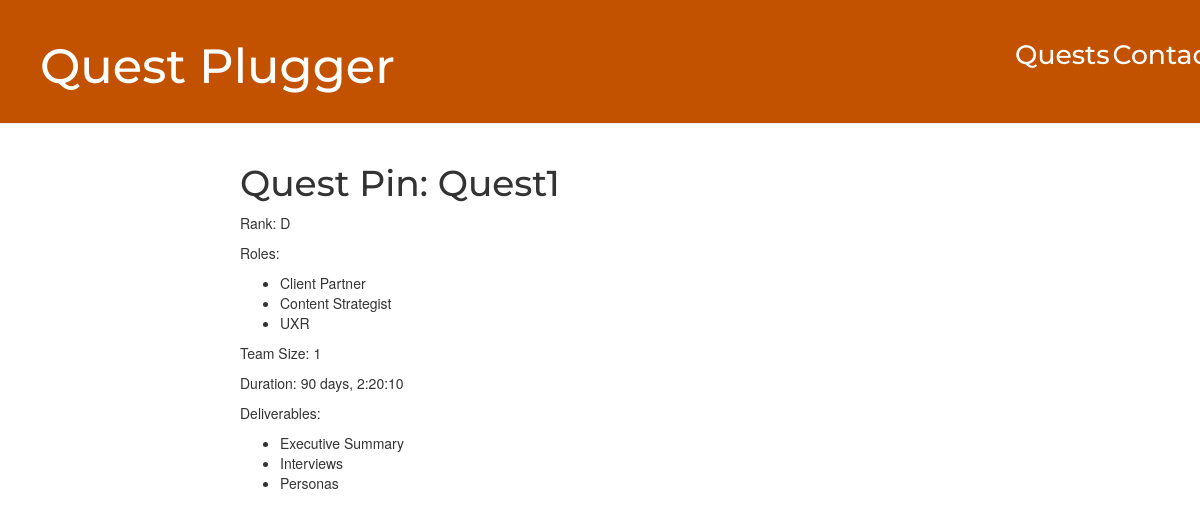
/quests/quest/2/, run on the app's committed database.
### quests/models.py (models this page shows)
class QuestPin(models.Model):
    name = models.CharField(max_length=75)
    rank = models.CharField(
        max_length=1,
        choices=RANK_CHOICES,
        default=F_RANK,
    )
    roles = PatchedMultiSelectField(
        choices=ROLE_CHOICES,
    )
    team_size = models.CharField(
        max_length=12,
        choices=TEAM_SZ_CHOICES,
        default=TEAM_SZ_SOLO,
    )
    duration = models.DurationField()
    def __str__(self):
        return self.name

### quests/views.py (the view)
# urls.py: path('quest/<int:questpin_id>/', views.detail, name='quest_detail'),
def detail(request, questpin_id):
    try:
        quest_pin = QuestPin.objects.get(pk=questpin_id)
        quest_result = QuestResult.objects.get(questpin_id=questpin_id)
        context = {
            'quest_pin': quest_pin,
            'quest_result': quest_result,
        }
    except QuestPin.DoesNotExist:
        raise Http404("Quest does not exist")
    return render(request, 'quests/detail.html', context)

### quests/templates/quests/detail.html
{% extends 'base.html' %}
{% block content %}
    <h1>Quest Pin: {{quest_pin}}</h1>
    {% if quest_pin %}
        <p>Rank: {{quest_pin.rank}}</p>
        <p>Roles: </p>
        <ul>
        {% for role in quest_pin.roles %}
            <li>{{role}}</li>
        {% endfor %}
        </ul>
        <p>Team Size: {{quest_pin.team_size}}</p>
        <p>Duration: {{quest_pin.duration}}</p>
        <p>Deliverables: </p>
        <ul>
        {% for deliverable in quest_result.deliverables %}
            <li>{{deliverable}}</li>
        {% endfor %}
        </ul>
    {% else %}
        <p>No Quest Data</p>
    {% endif %}
{% endblock %}

### static/css/base.css (style rules this page uses)
h1, h2, h3, h4 { font-family: 'Montserrat', cursive; }

### data on the page
QuestPin: name "Quest1", rank "D", team_size "1", duration "90 days, 2:20:10"

### other printed values
{{ role }} "Client Partner" "Content Strategist" "UXR"
{{ deliverable }} "Executive Summary" "Interviews" "Personas"
